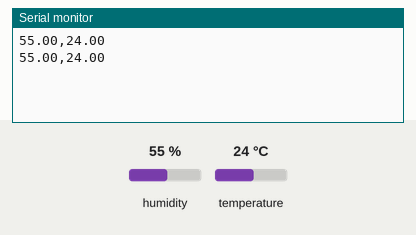
The sketch below on a simulated Arduino Uno, built with avr-gcc and run on an emulated ATmega328P. Parts: the last lines printed to the serial monitor. Inputs (shaded band) come from the test bench; at power-on: humidity 55 %, temperature 24 °C.

Above: at 2.8 s.
2.9 s: humidity set to 22 %
At 5.3 s:
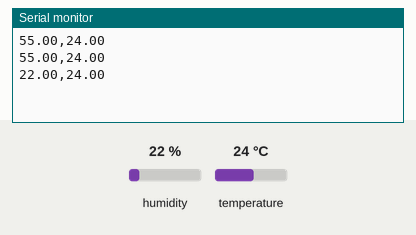
5.6 s: temperature set to 12 °C
At 7.1 s:
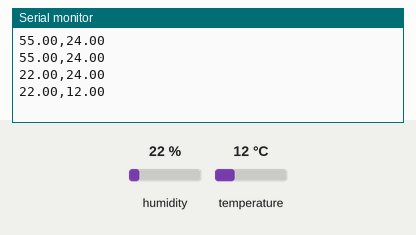
8.3 s: humidity set to 40 %
At 8.3 s:
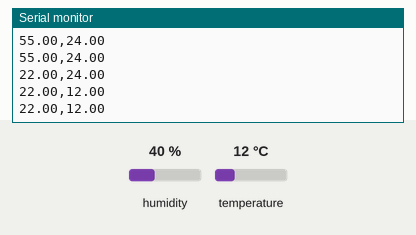
Timing chart, 0 to 11.3 s (numbered marks = the images above; inputs shaded):
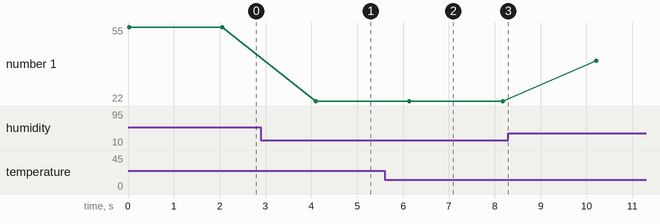

The sketch:

humidity_and_temp.ino
```cpp
#include <DHT.h>

#define DHTPIN 13

#define DHTTYPE DHT11
DHT dht(DHTPIN,DHTTYPE);

void setup() {
  Serial.begin(9600);

  dht.begin();
}

void loop() {
  float humidity = dht.readHumidity();
  float tempC = dht.readTemperature();
  Serial.println(String(humidity)+','+String(tempC));
  Serial.flush();
  delay(2000);
}
```

Measured:
- after the input at 2.9 s, the serial monitor: prints a new line after 1.2 s (image 1)
- after the input at 5.6 s, the serial monitor: prints a new line after 0.54 s (image 2)
- plotted number 1: 55 → 22 after the input at 2.9 s, 22 → 40 after the input at 8.3 s
